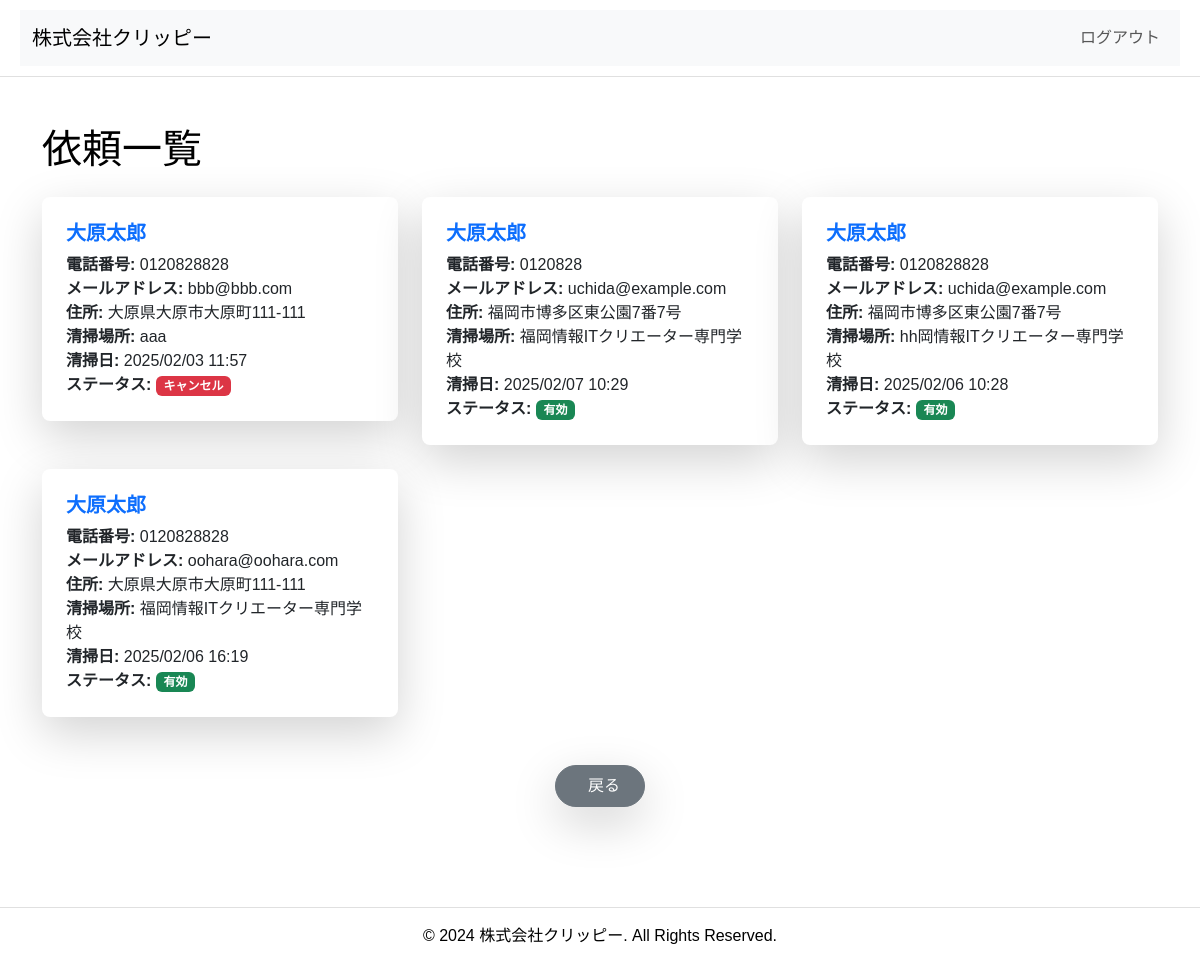
Screenshot of /adminaccounts/adminrequestconfirmation with the database file from the repository.
### reservation/models.py (models this page shows, shortened)
class UserReservation(models.Model):
    STATUS_CHOICES = [
        ('active', '許可'),
        ('canceled', 'キャンセル'),
        ('pending_active', '許可待ち'),  # 許可待ち状態を追加
    ]
    user_reservation_id = models.UUIDField(primary_key=True, default=uuid.uuid4, editable=False)
    user = models.ForeignKey(
        settings.AUTH_USER_MODEL,
        on_delete=models.CASCADE,
        related_name="reservations",
        verbose_name="予約したユーザー"
    )
    user_name = models.CharField(max_length=50, validators=[MaxLengthValidator(50)], verbose_name="名前")
    user_phone = models.CharField(max_length=12, validators=[MaxLengthValidator(12)], verbose_name="電話番号")
    user_email = models.EmailField(max_length=50, validators=[MaxLengthValidator(50)], verbose_name="メールアドレス")
    user_address = models.CharField(max_length=50, validators=[MaxLengthValidator(50)], verbose_name="住所")
    user_cleaning_location = models.TextField(max_length=100, validators=[MaxLengthValidator(100)], verbose_name="清掃場所")
    user_cleaning_date = models.DateTimeField(verbose_name="清掃時間")
    user_comments = models.TextField(max_length=300, validators=[MaxLengthValidator(300)], verbose_name="備考欄", blank=True, null=True)
    created_at = models.DateTimeField(auto_now_add=True, verbose_name="作成日時")
    updated_at = models.DateTimeField(auto_now=True, verbose_name="更新日時")
    request_date = models.DateField(auto_now_add=True, verbose_name="予約日")
    approval_date = models.DateField(null=True, blank=True, verbose_name="許可日")
    status = models.CharField(
        max_length=15,  # ステータスの最大文字数を少し大きくしておく
        choices=STATUS_CHOICES,
        default='pending_active',
        verbose_name="ステータス"
    )

### adminaccounts/views.py (the view)
# urls.py: path("adminrequestconfirmation", views.adminrequestconfirmation, name="adminrequestconfirmation"),
def adminrequestconfirmation(request):
    reservations = UserReservation.objects.all().order_by('-created_at')  # 作成日時順に表示
    context = {
        'reservations': reservations,
    }
    return render(request, '3adminrequestconfirmation.html', context)

### adminaccounts/templates/3adminrequestconfirmation.html (shortened to what this page needs)
{% extends 'based.html' %}
{% block content %}
<div class="container my-5">
    <h1 class="text-left mb-4">依頼一覧</h1>
    {% if reservations %}
    <div class="row g-4">
        {% for reservation in reservations %}
        <div class="col-12 col-md-6 col-lg-4">
            <div class="card border-0 shadow-lg rounded-3">
                <div class="card-body p-4">
                    <h5 class="card-title fw-bold text-primary">{{ reservation.user_name }}</h5>
                    <p class="card-text">
                        <strong>電話番号:</strong> {{ reservation.user_phone }}<br>
                        <strong>メールアドレス:</strong> {{ reservation.user_email }}<br>
                        <strong>住所:</strong> {{ reservation.user_address }}<br>
                        <strong>清掃場所:</strong> {{ reservation.user_cleaning_location }}<br>
                        <strong>清掃日:</strong> {{ reservation.user_cleaning_date|date:"Y/m/d H:i" }}<br>
                        <strong>ステータス:</strong>
                        {% if reservation.status == 'active' %}
                            <span class="badge bg-success">有効</span>
                        {% else %}
                            <span class="badge bg-danger">キャンセル</span>
                        {% endif %}
                    </p>
                </div>
            </div>
        </div>
        {% endfor %}
    </div>
    {% else %}
    <p class="text-center text-muted">現在依頼はありません。</p>
    {% endif %}
</div>
<div class="text-center mt-4">
    <a href="{% url 'adminaccounts:adminhome' %}" class="btn btn-secondary py-2 px-4 shadow-lg rounded-pill">
         戻る
    </a>
</div>
{% endblock %}

### employeeaccounts/static/css/styles.css (style rules this page uses)
html,body { font-family: Arial, sans-serif; margin: 0; padding: 0; background-color: #fff; color: #000; min-height: 100vh; display: flex; flex-direction: column; overflow-y: auto; }

### rows the page displays
UserReservation: user_name "大原太郎", user_phone "0120828828", user_email "bbb@bbb.com", user_address "大原県大原市大原町111-111", user_cleaning_location "aaa", user_cleaning_date "2025/02/03 11:57", status "キャンセル"
UserReservation: user_name "大原太郎", user_phone "0120828", user_email "uchida@example.com", user_address "福岡市博多区東公園7番7号", user_cleaning_location "福岡情報ITクリエーター専門学校", user_cleaning_date "2025/02/07 10:29", status "有効"
UserReservation: user_name "大原太郎", user_phone "0120828828", user_email "uchida@example.com", user_address "福岡市博多区東公園7番7号", user_cleaning_location "hh岡情報ITクリエーター専門学校", user_cleaning_date "2025/02/06 10:28", status "有効"
UserReservation: user_name "大原太郎", user_phone "0120828828", user_email "oohara@oohara.com", user_address "大原県大原市大原町111-111", user_cleaning_location "福岡情報ITクリエーター専門学校", user_cleaning_date "2025/02/06 16:19", status "有効"
